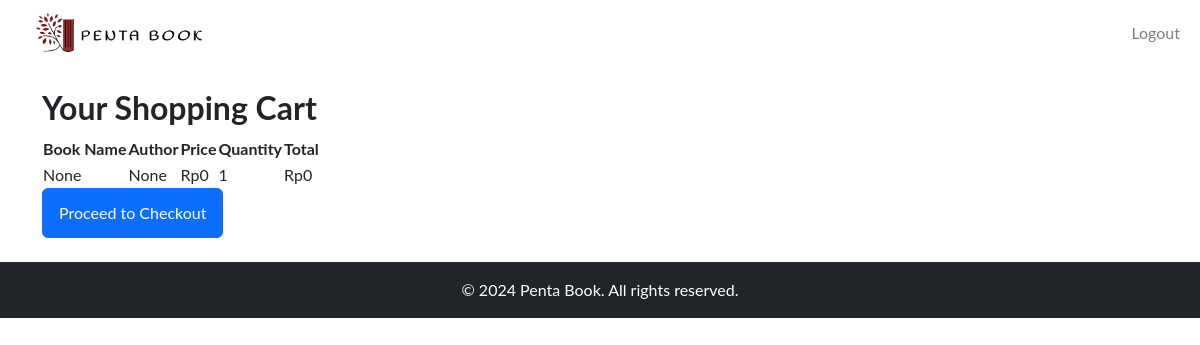
The page /cart (signed in) on the database its author committed.
### tables this page shows
CREATE TABLE cartitems (
    cart_item_id INTEGER PRIMARY KEY AUTOINCREMENT,
    cart_id INTEGER,
    book_id INTEGER,
    quantity INTEGER NOT NULL,
    FOREIGN KEY (cart_id) REFERENCES cart (cart_id),
    FOREIGN KEY (book_id) REFERENCES books (book_id)
);

### app.py (the view)
@app.route('/cart')
def cart():
    if 'user_id' not in session:
        flash('You need to be logged in to view your cart.', 'warning')
        return redirect(url_for('login'))
    try:
        db = get_db()
        cur = db.execute('''
            SELECT b.book_id, b.book_name, b.author, IFNULL(b.price, 0) as price, ci.quantity
            FROM cartitems ci
            JOIN books b ON ci.book_id = b.book_id
            JOIN cart c ON ci.cart_id = c.cart_id
            WHERE c.buyer_id = ? AND c.status = "open"
        ''', (session['user_id'],))
        cart_items = cur.fetchall()
        return render_template('customer/cart.html', cart_items=cart_items, format_currency=format_currency)
    except Exception as e:
        flash(f'An error occurred: {e}', 'danger')
        return redirect(url_for('index'))

### app.py (called while the page is built)
def get_db():
    if 'db' not in g:
        g.db = sqlite3.connect(app.config['DATABASE'])
        g.db.row_factory = sqlite3.Row
    return g.db

def format_currency(value):
    return f'Rp{value:,.0f}'.replace(',', '.')

### templates/customer/cart.html
{% extends "customer/base.html" %}
{% block content %}
<h2>Your Shopping Cart</h2>
{% if cart_items %}
    <table>
        <thead>
            <tr>
                <th>Book Name</th>
                <th>Author</th>
                <th>Price</th>
                <th>Quantity</th>
                <th>Total</th>
            </tr>
        </thead>
        <tbody>
        {% for item in cart_items %}
            <tr>
                <td>{{ item['book_name'] }}</td>
                <td>{{ item['author'] }}</td>
                <td>{{ format_currency(item['price']) }}</td>
                <td>{{ item['quantity'] }}</td>
                <td>{{ format_currency(item['price'] * item['quantity']) }}</td>
            </tr>
        {% endfor %}
        </tbody>
    </table>
    <a href="{{ url_for('checkout') }}" class="btn btn-primary">Proceed to Checkout</a>
{% else %}
    <p>Your cart is empty.</p>
{% endif %}
{% endblock %}

### rows shown on the page
cartitems: book_name "None", author "None", price "Rp0", quantity "1", format_currency(item['price']*item['quantity']) "Rp0"
